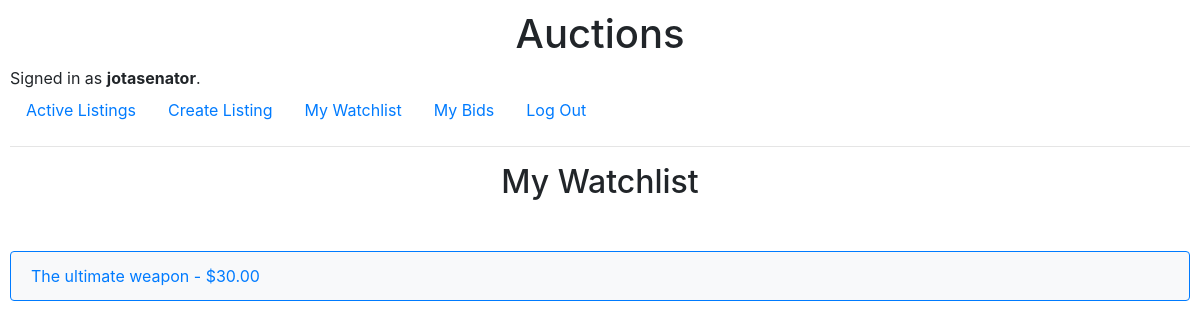
The app's page /watchlist (signed in) with its own data.
### auctions/models.py (models this page shows)
class User(AbstractUser):
    pass

class Listing(models.Model):
    title = models.CharField(max_length=64, default="")
    description = models.TextField(blank=True, default="")
    starting_bid = models.DecimalField(
        max_digits=10, decimal_places=2, default=0, verbose_name="Starting bid: ($US)"
    )
    image_url = models.URLField(default="")
    category = models.CharField(max_length=64, default="")
    active = models.BooleanField(default=True)
    creator = models.ForeignKey(
        User,
        on_delete=models.CASCADE,
        blank=True,
        null=True,
        related_name="listings",
    )
    deadline = models.DateTimeField(default=get_default_deadline)

### auctions/views.py (the view)
# urls.py: path("watchlist", views.watchlist, name="watchlist"),
@login_required
def watchlist(request):
    if request.user.is_authenticated:
        watchlist = Watchlist.objects.filter(user=request.user).first()
        if watchlist:
            listings = watchlist.listings.all()
        else:
            listings = []
    else:
        listings = []
    return render(request, "auctions/watchlist.html", {"listings": listings})

### auctions/templates/auctions/watchlist.html
{% extends "auctions/layout.html" %}
{% block body %}
  <h2>My Watchlist</h2>
  <ul class="list-group">
    {% for listing in listings %}
      <a href="{% url 'listing' listing.id %}">
        <li class="list-group-item d-flex justify-content-between align-items-center mb-1">
          {{ listing.title }} - ${{ listing.starting_bid }}
        </li>
      </a>
    {% empty %}
      <li class="list-group-item">No listings in your watchlist.</li>
    {% endfor %}
  </ul>
{% endblock %}

### auctions/templates/auctions/layout.html (shortened to what this page needs)
{% load static %}
<!DOCTYPE html>
<html lang="en">
  <head>
    <link
      rel="stylesheet"
      href="https://stackpath.bootstrapcdn.com/bootstrap/4.4.1/css/bootstrap.min.css"
    />
    <link href="{% static 'auctions/styles.css' %}" rel="stylesheet" />
  </head>
  <body>
    <h1>Auctions</h1>
    <div>
      {% if user.is_authenticated %}
      Signed in as
      <strong>{{ user.username }}</strong>.
      {% else %} Not signed in.
      {% endif %}
    </div>
    <ul class="nav">
      <li class="nav-item">
        <a class="nav-link" href="{% url 'index' %}">Active Listings</a>
      </li>
      {% if user.is_authenticated %}
      <li class="nav-item">
        <a class="nav-link" href="{% url 'create' %}">Create Listing</a>
      </li>
      <li class="nav-item">
        <a class="nav-link" href="{% url 'watchlist' %}">My Watchlist</a>
      </li>
      <li class="nav-item">
        <a class="nav-link" href="{% url 'bids' %}">My Bids</a>
      </li>
      {% endif %}
      {% if user.is_authenticated %}
      <li class="nav-item">
        <a class="nav-link" href="{% url 'logout' %}">Log Out</a>
      </li>
      {% endif %}
    </ul>
    <hr />
    {% block body %} {% endblock %}
  </body>
</html>

### auctions/static/auctions/styles.css (style rules this page uses)
body { padding: 10px; }
h1, h2 { text-align: center; }
h2 { margin-bottom: 50px; }
ul.list-group a { text-decoration: none; }
.list-group-item { background-color: #f8f9fa; border-color: #007bff; }

### records on screen
User: username "jotasenator"
Listing: title "The ultimate weapon", starting_bid "30.00"
